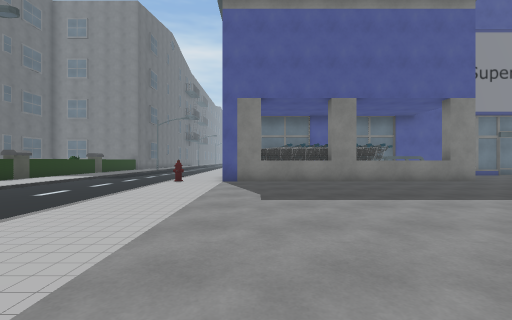
View 1 (above)

19 first-person views from a walk through a 3-D level made in the Unity game engine. The camera is 1.2 m above the floor, looks level and sees 90° across. The floor is counted in squares, 1.67 m on a side. Each view is taken from the middle of a square. On the plan, view 1 faces up. The plan holds only what a view shows up to about 9 squares ahead; the rest is blank. The place goes on beyond the plan. The player character is not drawn. Some surface patterns are stand-ins.

View 2
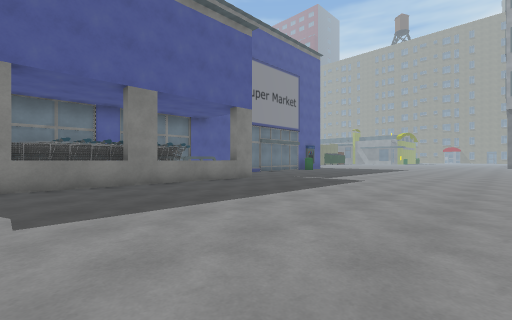

View 3
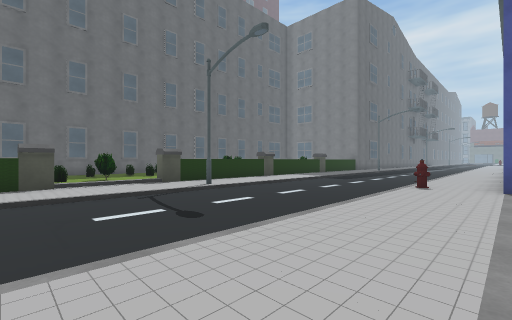

View 4
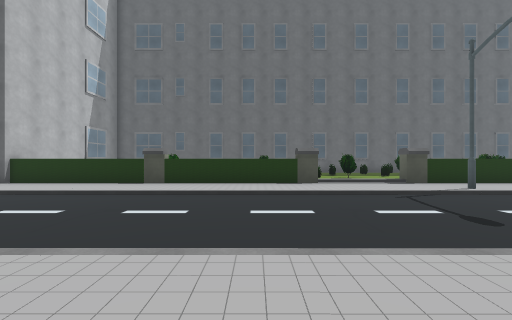

View 5
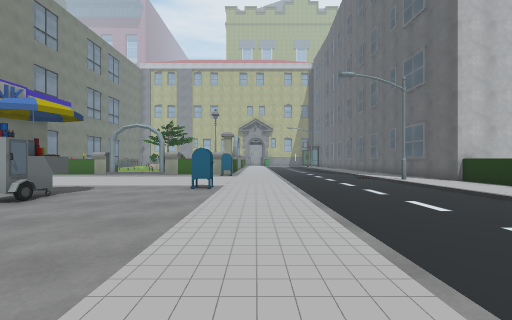

View 6
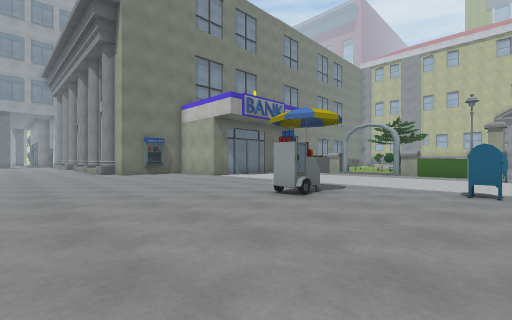

View 7
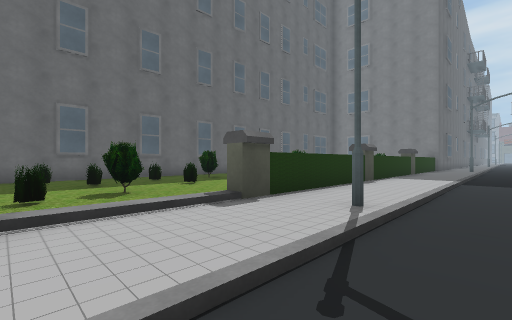

View 8
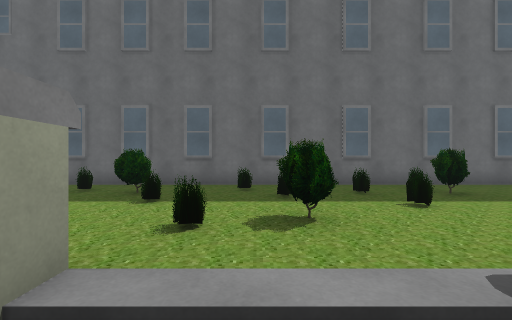

View 9
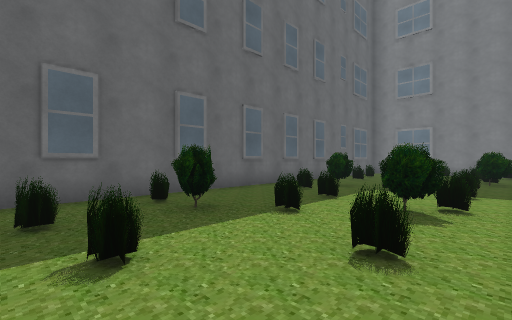

View 10
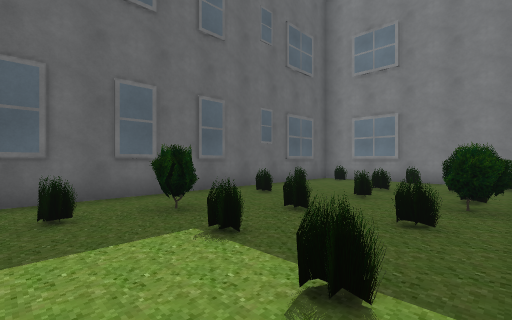

View 11
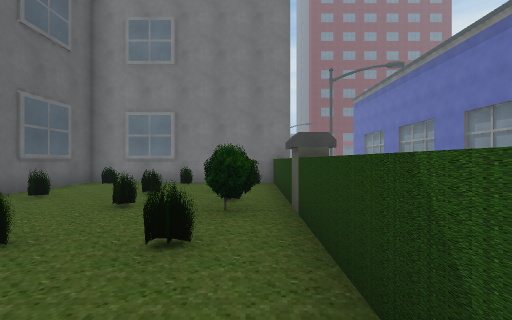

View 12
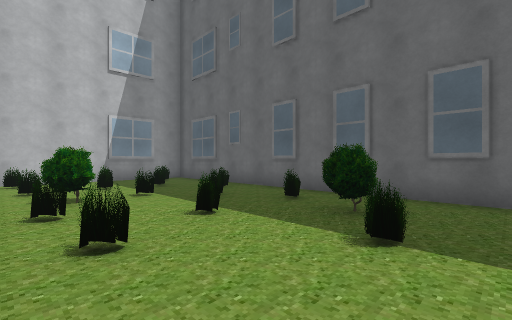

View 13
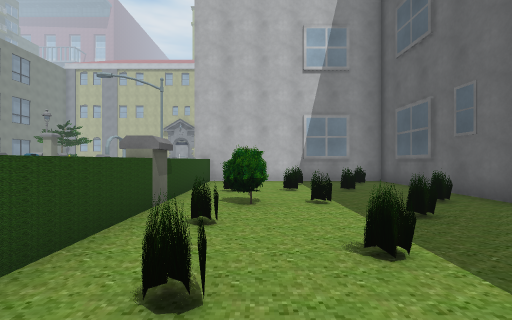

View 14
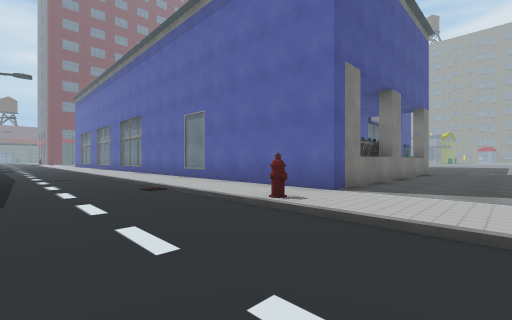

View 15
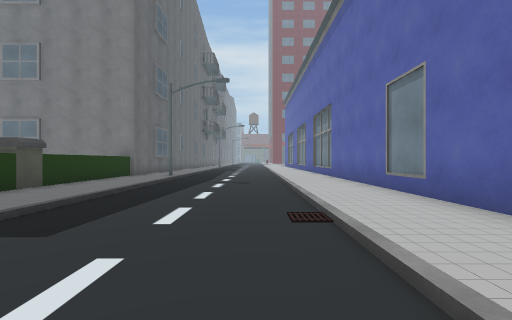

View 16
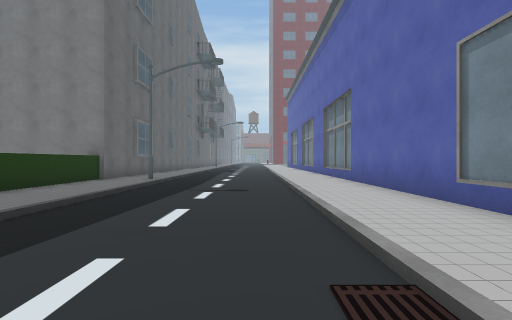

View 17
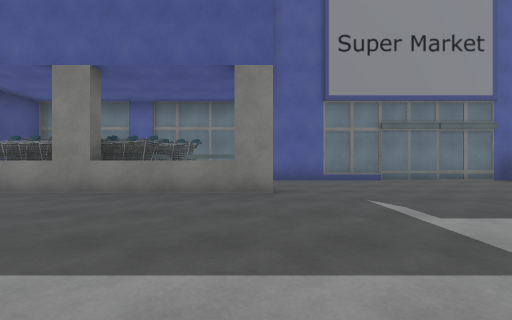

View 18
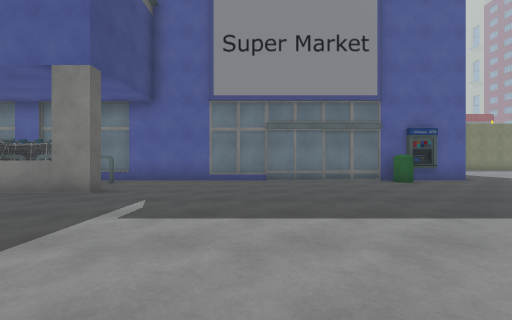

View 19
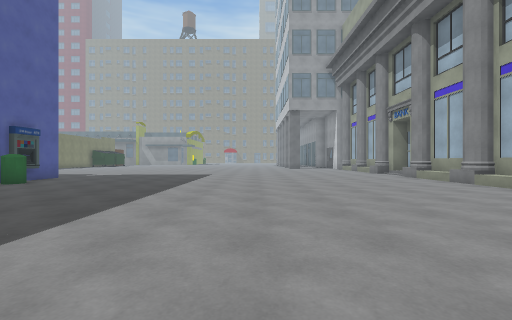

### Floor plan
Key: @ floor where view 1 was taken; # wall or solid block; . main floor; - floor 0.25 m lower than the main floor; / step, stairs or slope; ^ raised ledge; H hydrant; S streetlight; C cart; B bush; M mailbox; O other object.
Columns run from 15 left of view 1 to 18 right of it. Each row starts with its distance up from view 1.
 20       #SS---/.#
 19 ######^./---/.#
 18 #.....^./---/.#
 17 #.....^./---/.#
 16 #.....^./---/.#
 15 #...BB#./---/.#
 14 #....B^./---/.#
 13 #.....^./---/.#
 12 #BB...^./---/.#   #  #############
 11 #.....^./---/.#OOOOCC#.........^..
 10 #.....#./---/.#COOOC##............
  9 #...B.^./---H.##CC#C^^#..........
  8 #.....^./---/....................
  7 #BB...^./---/....................
  6 #.....^./---/....................
  5 #.....#SS---/....................
  4 #...B.///---/....................
  3 #...B.///---/....................
  2 #....././---/....................
  1 #.B...^./---/....................
  0 #BB...^./---/..@.......... ......
 -1 #.....^./---/............   .....
 -2 #.....^./---/...........     ....
 -3 #...B.#./---/..........       ###
 -4 #.....^./---/....^....
 -5 #.....^./---/.M......
 -6 #.....^./---/.M....
 -7 #.....^./---/.......
 -8 #######.----/.......

Where each view was taken, in squares from view 1:
view 1: 0 up, 0 right, facing up
view 2: 1 up, 0 right, facing up-right
view 3: 1 up, 1 left, facing up-left
view 4: 0 up, 1 left, facing left
view 5: 1 up, 2 left, facing down
view 6: 1 up, 1 left, facing down-right
view 7: 2 up, 6 left, facing up-left
view 8: 3 up, 8 left, facing left
view 9: 5 up, 10 left, facing up-left
view 10: 10 up, 10 left, facing up-left
view 11: 11 up, 10 left, facing up
view 12: 2 up, 10 left, facing down-left
view 13: 1 up, 11 left, facing down
view 14: 6 up, 6 left, facing up-right
view 15: 9 up, 4 left, facing up
view 16: 11 up, 4 left, facing up
view 17: 3 up, 7 right, facing up
view 18: 3 up, 11 right, facing up
view 19: 4 up, 8 right, facing right
